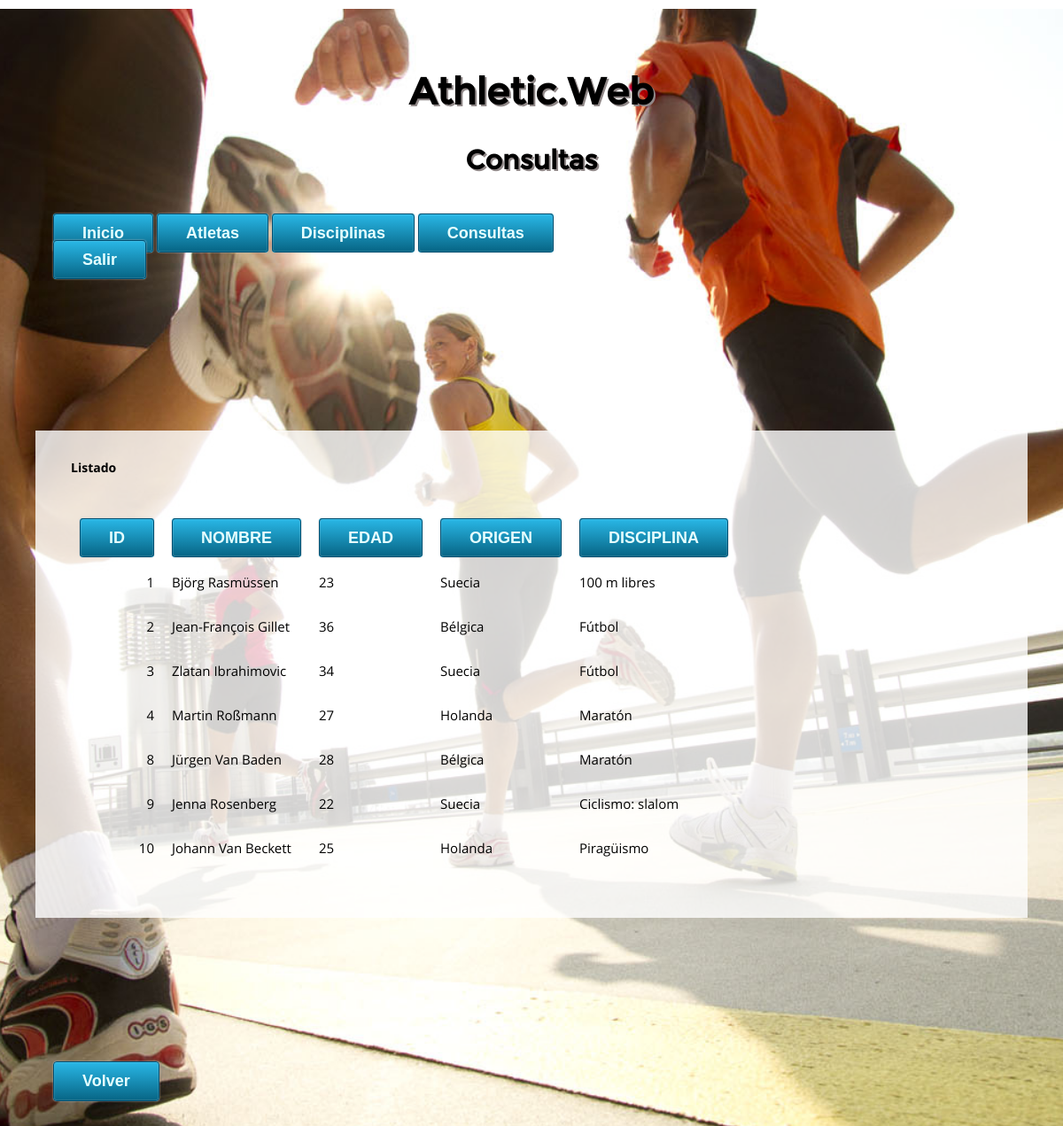
The app's page /ProcesoConsultaATL.php with its own data.
### tables this page shows
CREATE TABLE IF NOT EXISTS `atleta` (
  `IDAtleta` int(11) NOT NULL auto_increment,
  `NomAtleta` varchar(50) NOT NULL,
  `EdadAtleta` char(2) NOT NULL,
  `OrgAtleta` varchar(20) NOT NULL,
  `DiscAtleta` int(11) NOT NULL,
  PRIMARY KEY  (`IDAtleta`),
  KEY `FK_atleta_disciplina` (`DiscAtleta`),
  CONSTRAINT `FK_atleta_disciplina` FOREIGN KEY (`DiscAtleta`) REFERENCES `disciplina` (`DiscipID`)
);

CREATE TABLE IF NOT EXISTS `disciplina` (
  `DiscipID` int(10) NOT NULL auto_increment,
  `DiscipNom` varchar(50) NOT NULL,
  PRIMARY KEY  (`DiscipID`)
);

### ProcesoConsultaATL.php (the view, shortened to what this page needs)
<!DOCTYPE html>
<html>
<head>
  <link rel="stylesheet" href="EstiloAthletic.css" />
 </head>
 <body>
<div id="cabecera"><h1>Athletic.Web</h1>
<h2>Consultas</h2>
</div>
<?php
  include "menu.inc";
?>
<div id="contenido">
 <fieldset id="listado">
  <legend>Listado</legend>
    <table id="lst">
    <?php
        include "conexion.inc";
        if (isset($_GET["ORD"])) {
            $orden = $_GET["ORD"];
        } else {
            $orden = "IDAtleta";
        }
        if (isset($_GET["ORG"])){
            $origen = $_GET["ORG"];
        } else {
            $origen = "0";
        }
        if (isset($_GET["DISC"])){
            $disciplina = $_GET["DISC"];
        } else {
            $disciplina = "0";
        }
        if ($disciplina=="0" && $origen=="0") {
            $filtro = "";
        }
        $sql  = "SELECT a.IDAtleta,a.NomAtleta,a.EdadAtleta,a.OrgAtleta,a.DiscAtleta, d.DiscipID, d.DiscipNom ";
        $sql .= "FROM atleta AS a ";
        $sql .= "JOIN disciplina AS d ";
        $sql .= "ON a.DiscAtleta=d.DiscipID ";
        $sql .= "$filtro ORDER BY $orden ";
        $result = mysql_query($sql,$conex);
        echo "<tr>
              <th>
               <a href='ProcesoConsultaATL.php?ORD=IDAtleta&ORG=$origen&DISC=$disciplina' class='button'>ID</a>
              </th>
              <th>
               <a href='ProcesoConsultaATL.php?ORD=NomAtleta&ORG=$origen&DISC=$disciplina' class='button'>NOMBRE</a>
              </th>
              <th>
               <a href='ProcesoConsultaATL.php?ORD=EdadAtleta&ORG=$origen&DISC=$disciplina' class='button'>EDAD</a>
              </th>
              <th>
               <a href='ProcesoConsultaATL.php?ORD=OrgAtleta&ORG=$origen&DISC=$disciplina' class='button'>ORIGEN</a>
              </th>
              <th>
               <a href='ProcesoConsultaATL.php?ORD=DiscAtleta&ORG=$origen&DISC=$disciplina' class='button'>DISCIPLINA</a>
              </th>
              ";
        $fila = 1;
        while ($reg=mysql_fetch_array($result)) {
            $resto = $fila % 2;
            if ($resto==0) {
                echo "<tr class='par'>\n";
            } else {
                echo "<tr class='impar'>\n";
            }
            echo " <td style='text-align:right;'>$reg[IDAtleta]</td>\n";
            echo " <td>".utf8_encode($reg["NomAtleta"])."</td>\n";
            echo " <td>".$reg["EdadAtleta"]."</td>\n";
            if ($reg["OrgAtleta"]== 1) {
             echo " <td>Bélgica</td>\n";
            } else {
                if ($reg["OrgAtleta"]== 2) {
                    echo " <td>Holanda</td>\n";
                } else {
                    echo " <td>Suecia</td>\n";
                }
            }
            echo " <td>".utf8_encode($reg["DiscipNom"])."</td>\n";
            echo "</tr>\n";
            $fila++;
        }
    ?>
    </table>
 </fieldset>
</div><br />
<div>
 <input type="button" value="Volver"   onclick="FinConsulta();" class="button"/>
</div>
</body>
</html>

### menu.inc
<div id="menu">
 <a href="index.php" class="button">Inicio</a>
 <a href="atletas.php" class="button">Atletas</a>
 <a href="disciplinas.php" class="button">Disciplinas</a>
 <a href="FormConsulta.php" class="button">Consultas</a>
 <a href="javascript:window.close();" class="button">Salir</a>
</div>

### EstiloAthletic.css (style rules this page uses)
html, body, div, h1, h2, fieldset, form, legend, table, tr, th, td { margin: 10px; padding: 10px; border: 0; outline: 0; font-size: 100%; vertical-align: baseline; background: transparent; }
table { border-collapse: collapse; border-spacing: 0; }
td { margin: 20px 0px 10px 0px; padding: 10px; }
body { font: 15px/30px opensans-regular, sans-serif; color: black; -webkit-font-smoothing: antialiased; -webkit-text-size-adjust: 100%; }
h1, h2, h3, h4, h5, h6 { color: black; font-family: montserrat-regular, sans-serif; text-align: center; text-shadow: 2px 2px #908888; }
h1 { font-size: 42px; line-height: 48px; margin-bottom: 12px; }
h2 { font-size: 30px; line-height: 42px; margin-bottom: 6px; }
.button { text-decoration:none; text-align:center; padding:11px 32px; border:solid 1px #004F72; -webkit-border-radius:4px; -moz-border-radius:4px; border-radius: 4px; font:18px Arial, Helvetica, sans-serif; font-weight:bold; color:#E5FFFF; background-color:#29b7e6; background-image: -moz-linear-gradient(top, #29b7e6 0%, #076585 100%); background-image: -webkit-linear-gradient(top, #29b7e6 0%, #076585 100%); background-image: -o-linear-gradient(top, #29b7e6 0%, #076585 100%); background-image: -ms-linear-gradient(top, #29b7e6 0% ,#076585 100%); filter: progid:DXImageTransform.Microsoft.gradient( startColorstr='#076585', endColorstr='#076585',GradientType=0 ); background-image: linear-gradient(top, #29b7e6 0% ,#076585 100%); -webkit-box-shadow:0px 0px 2px #bababa, inset 0px 0px 1px #ffffff; -moz-box-shadow: 0px 0px 2px #bababa, inset 0px 0px 1px #ffffff; box-shadow:0px 0px 2px #bababa, inset 0px 0px 1px #ffffff; opacity: 1.0; }
fieldset { margin-bottom: 24px; }
label, legend { font: 14px/24px opensans-bold, sans-serif; margin: 12px 0; color: black; display: block; }
#contenido { margin: 15% 0% 10% 0%; background-color: rgba(255,255,255,0.8); }
#menu { margin-right: 500px; }
body { background-image: url("images/corredores.jpg"); background-repeat: no-repeat; background-position: center bottom; background-size: cover; }

### records on screen
atleta: IDAtleta "1", NomAtleta "Björg Rasmüssen", EdadAtleta "23", OrgAtleta "Suecia", DiscAtleta.DiscipNom "100 m libres"
atleta: IDAtleta "2", NomAtleta "Jean-François Gillet", EdadAtleta "36", OrgAtleta "Bélgica", DiscAtleta.DiscipNom "Fútbol"
atleta: IDAtleta "3", NomAtleta "Zlatan Ibrahimovic", EdadAtleta "34", OrgAtleta "Suecia", DiscAtleta.DiscipNom "Fútbol"
atleta: IDAtleta "4", NomAtleta "Martin Roßmann", EdadAtleta "27", OrgAtleta "Holanda", DiscAtleta.DiscipNom "Maratón"
atleta: IDAtleta "8", NomAtleta "Jürgen Van Baden", EdadAtleta "28", OrgAtleta "Bélgica", DiscAtleta.DiscipNom "Maratón"
atleta: IDAtleta "9", NomAtleta "Jenna Rosenberg", EdadAtleta "22", OrgAtleta "Suecia", DiscAtleta.DiscipNom "Ciclismo: slalom"
atleta: IDAtleta "10", NomAtleta "Johann Van Beckett", EdadAtleta "25", OrgAtleta "Holanda", DiscAtleta.DiscipNom "Piragüismo"
